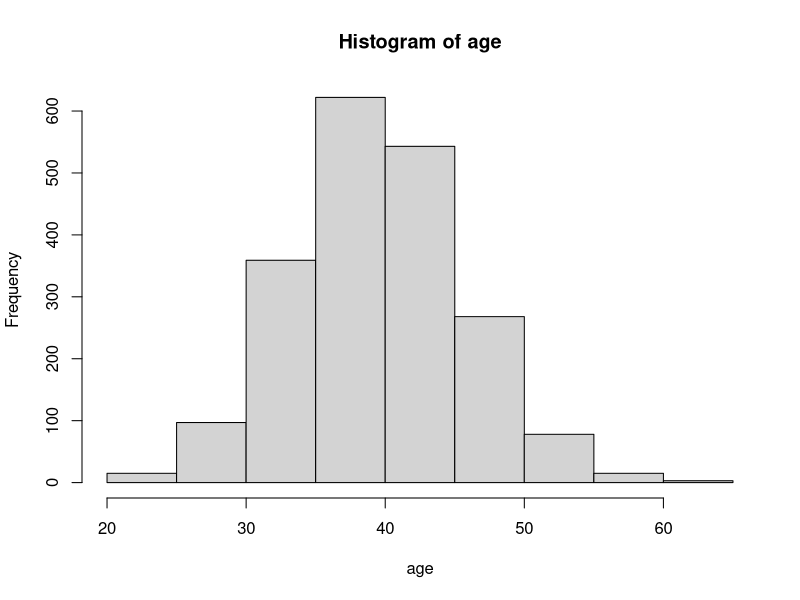
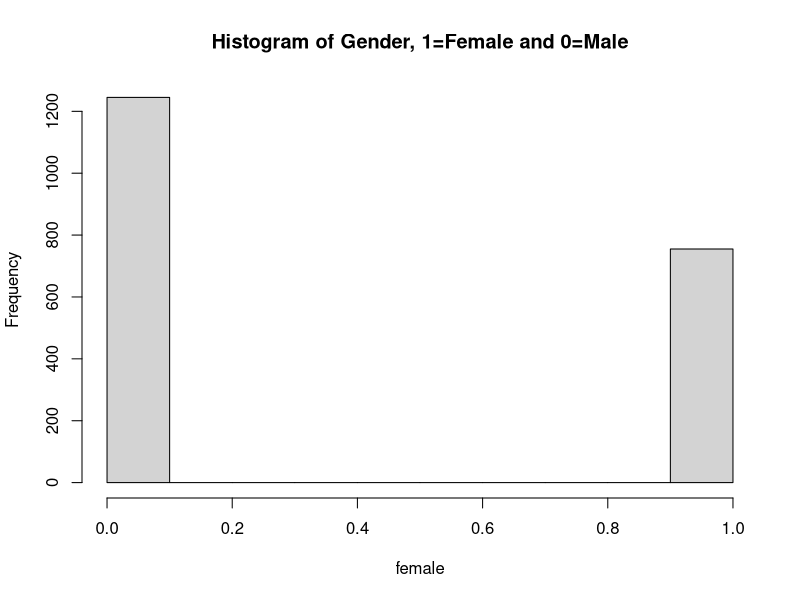
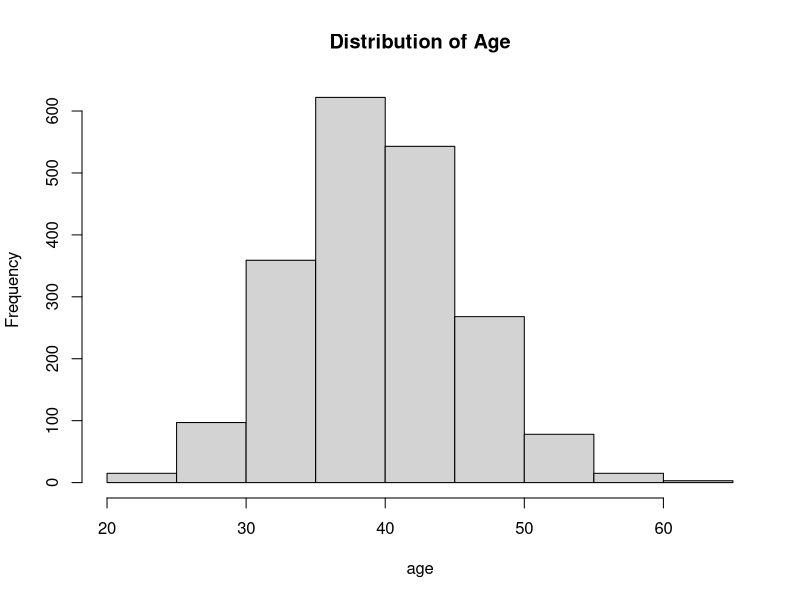
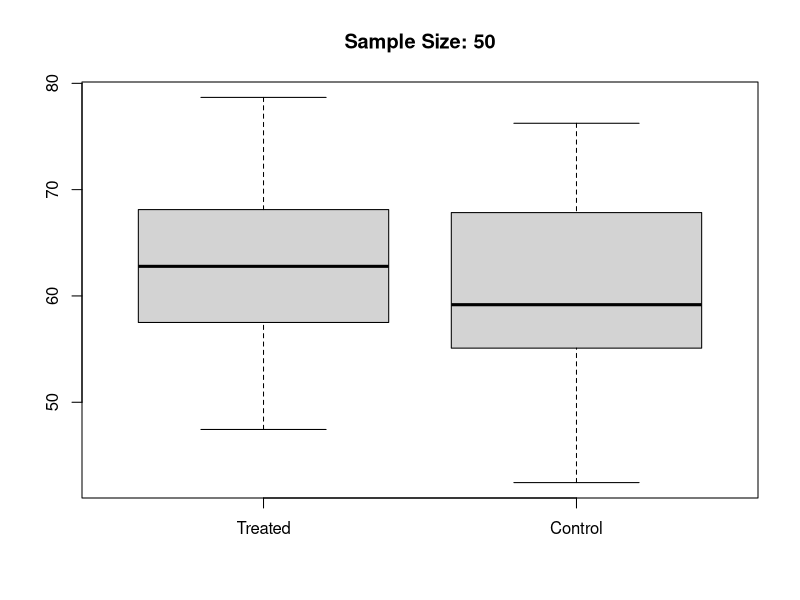
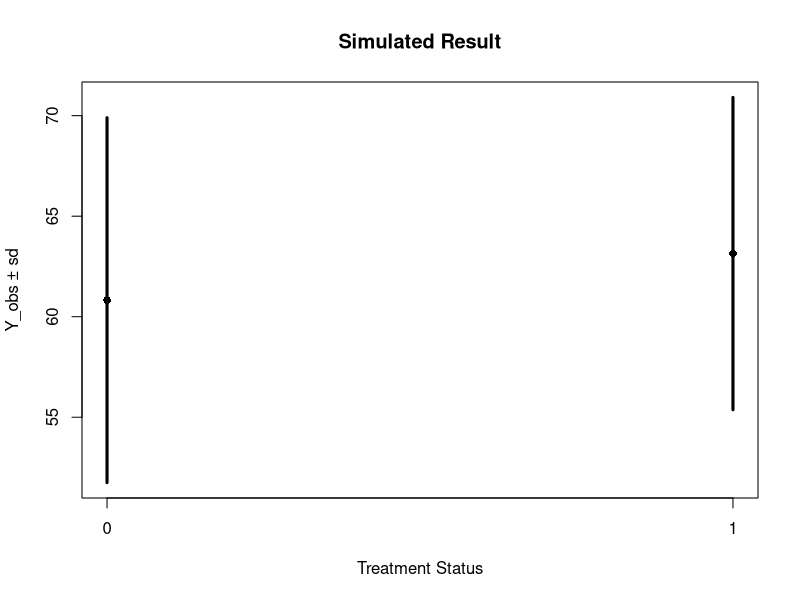
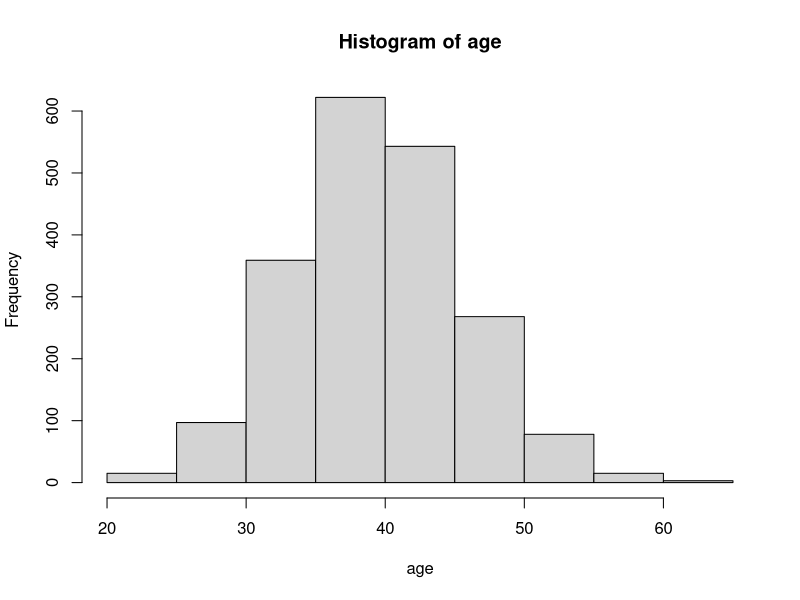
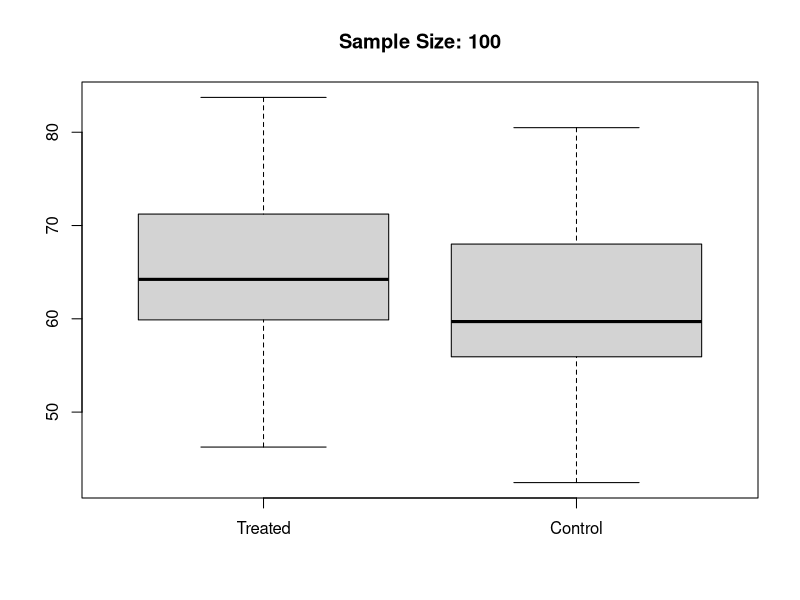
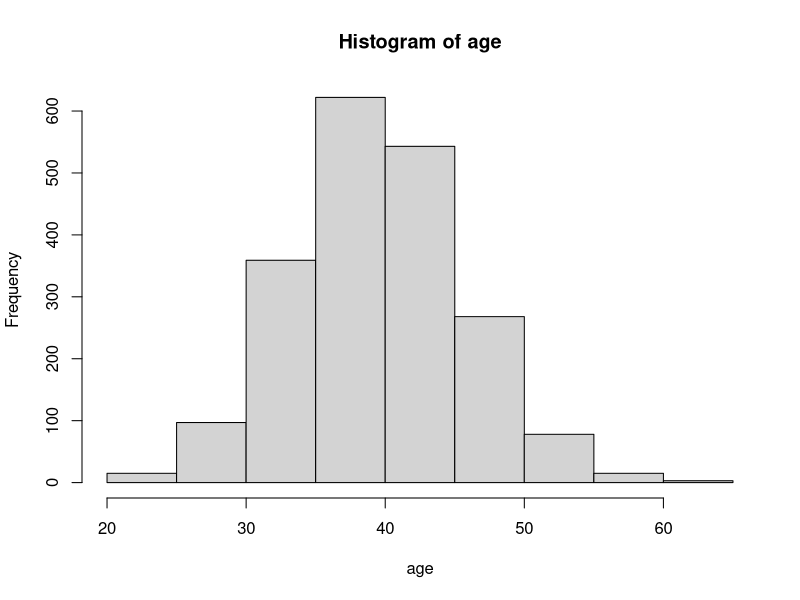

The R source for these figures, in order:
## ---- chunk 1
knitr::opts_chunk$set(echo = TRUE)
## ---- chunk 2
rm(list=ls())

# Global parameters
set.seed(212121)
N = 2000                                   # Population size
N_samp <- 50                               # Sample size

# Population parameters 
female <- rbinom(n=N, 1, 0.4)             # Some binary covariate
age <- rpois(n=N, lambda=40)        # Some continuous covariate  
mean(female)
mean(age)
hist(age)


a = 0.5                                    # Intercept: Ground mean
b = 2                                      # (Fixed=constant) Effects of female 
b2 = 1.50                                   # (Fixed=constant) Effects of age
tau = 5                                    # (Fixed=constant) Treatment effect  
e = rnorm(n=N, mean=0, sd=0.25)               # N(0,1) error

Y_0 <- a + tau*0 + (b*female) + (b2*age) + e  # Potential outcome when not treated
Y_1 <- a + tau*1 + (b*female) + (b2*age) + e  # Potential outcome when treated

range(Y_0) #33.68 - 102.70
range(Y_1) #38.68 - 107.70
median(Y_0) #60.92
median(Y_1) #65.92

pop_dat <- data.frame(Y_0, Y_1, female, age) # Population level data
head(pop_dat)
## ---- chunk 3

hist(female, main=("Histogram of Gender, 1=Female and 0=Male"))

hist(age, main=("Distribution of Age"))
## ---- chunk 4
sample_ind <- sample(1:nrow(pop_dat), size=N_samp)     # Sampling index
sample_dat <- pop_dat[sample_ind, ]                    # Only keep obs that match the index
head(sample_dat)
## ---- chunk 5
d <- ifelse(runif(N_samp)<=0.5, 1, 0)                        # Treatment assignment indicator (1=Treated, 0=Controlled)
sample_dat$Y_obs <- d*sample_dat$Y_1 + (1-d)*sample_dat$Y_0  # Observed outcomes
# Y_obs = d*Y_1 + (1-d)*Y_0
sample_dat$Status <- ifelse(d==1, "Treated", "Control")      # Copying the treatment status into sample data

head(sample_dat)
## ---- chunk 6

boxplot(sample_dat$Y_obs[sample_dat$Status=="Treated"],
        sample_dat$Y_obs[sample_dat$Status=="Control"],
        names=c("Treated", "Control"), main=("Sample Size: 50"))
## ---- chunk 7
t <- c(0,1)
y_mean <- c(mean(sample_dat$Y_obs[sample_dat$Status=="Control"]),
            mean(sample_dat$Y_obs[sample_dat$Status=="Treated"]))
y_sdv <- c(sd(sample_dat$Y_obs[sample_dat$Status=="Control"]),
           sd(sample_dat$Y_obs[sample_dat$Status=="Treated"]))

plot(y_mean ~ t, pch=16, ylim=range(c(y_mean-y_sdv, y_mean+y_sdv)),
     xlab="Treatment Status", ylab="Y_obs ± sd",xaxt="n") # Without x-axis lable
axis(1, at = seq(00, 1, by = 1), las=1) # If las=2, numbers will be flipped by 90 degree
arrows(t, y_mean-y_sdv, t, y_mean+y_sdv, length=0, angle=90, lwd=3)
title("Simulated Result")
## ---- chunk 8
##### Simulation and Model #####

### Sample Size = 100 ###

# Global parameters
set.seed(212121)
N = 2000                                   # Population size
N_samp2 <- 100                               # Sample size

# Population parameters 
female <- rbinom(n=N, 1, 0.4)             # Some binary covariate
age <- rpois(n=N, lambda=40)        # Some continuous covariate  
mean(female)
mean(age)
hist(age)


a = 0.5                                    # Intercept: Ground mean
b = 2                                      # (Fixed=constant) Effects of female 
b2 = 1.50                                   # (Fixed=constant) Effects of age
tau = 5                                    # (Fixed=constant) Treatment effect  
e = rnorm(n=N, mean=0, sd=0.25)               # N(0,1) error

Y_0 <- a + tau*0 + (b*female) + (b2*age) + e  # Potential outcome when not treated
Y_1 <- a + tau*1 + (b*female) + (b2*age) + e  # Potential outcome when treated

range(Y_0) #33.68 - 102.70
range(Y_1) #38.68 - 107.70
median(Y_0) #60.92
median(Y_1) #65.92

pop_dat <- data.frame(Y_0, Y_1, female, age) # Population level data
head(pop_dat)
#*** Values are defined at the population level up to this point

# Now, we consider our sample from here
sample_ind2 <- sample(1:nrow(pop_dat), size=N_samp2)     # Sampling index
sample_dat2 <- pop_dat[sample_ind2, ]                    # Only keep obs that match the index
head(sample_dat2)

d <- ifelse(runif(N_samp2)<=0.5, 1, 0)                        # Treatment assignment indicator (1=Treated, 0=Controlled)
sample_dat2$Y_obs <- d*sample_dat2$Y_1 + (1-d)*sample_dat2$Y_0  # Observed outcomes
# Y_obs = d*Y_1 + (1-d)*Y_0
sample_dat2$Status <- ifelse(d==1, "Treated", "Control")      # Copying the treatment status into sample data

head(sample_dat2)


### Visualzing ###

# box plot

boxplot(sample_dat2$Y_obs[sample_dat2$Status=="Treated"],
        sample_dat2$Y_obs[sample_dat2$Status=="Control"],
        names=c("Treated", "Control"), main=("Sample Size: 100"))


### Sample Size = 150 ###

# Global parameters
set.seed(212121)
N = 2000                                   # Population size
N_samp3 <- 150                               # Sample size

# Population parameters 
female <- rbinom(n=N, 1, 0.4)             # Some binary covariate
age <- rpois(n=N, lambda=40)        # Some continuous covariate  
mean(female)
mean(age)
hist(age)


a = 0.5                                    # Intercept: Ground mean
b = 2                                      # (Fixed=constant) Effects of female 
b2 = 1.50                                   # (Fixed=constant) Effects of age
tau = 5                                    # (Fixed=constant) Treatment effect  
e = rnorm(n=N, mean=0, sd=0.25)               # N(0,1) error

Y_0 <- a + tau*0 + (b*female) + (b2*age) + e  # Potential outcome when not treated
Y_1 <- a + tau*1 + (b*female) + (b2*age) + e  # Potential outcome when treated

range(Y_0) #33.68 - 102.70
range(Y_1) #38.68 - 107.70
median(Y_0) #60.92
median(Y_1) #65.92

pop_dat <- data.frame(Y_0, Y_1, female, age) # Population level data
head(pop_dat)
#*** Values are defined at the population level up to this point

# Now, we consider our sample from here
sample_ind3 <- sample(1:nrow(pop_dat), size=N_samp3)     # Sampling index
sample_dat3 <- pop_dat[sample_ind3, ]                    # Only keep obs that match the index
head(sample_dat3)

d <- ifelse(runif(N_samp3)<=0.5, 1, 0)                        # Treatment assignment indicator (1=Treated, 0=Controlled)
sample_dat3$Y_obs <- d*sample_dat3$Y_1 + (1-d)*sample_dat3$Y_0  # Observed outcomes
# Y_obs = d*Y_1 + (1-d)*Y_0
sample_dat3$Status <- ifelse(d==1, "Treated", "Control")      # Copying the treatment status into sample data

head(sample_dat3)


### Visualzing ###

# box plot

boxplot(sample_dat3$Y_obs[sample_dat3$Status=="Treated"],
        sample_dat3$Y_obs[sample_dat3$Status=="Control"],
        names=c("Treated", "Control"), main=("Sample Size: 150"))


### Sample Size = 200 ###


# Global parameters
set.seed(212121)
N = 2000                                   # Population size
N_samp4 <- 200                               # Sample size

# Population parameters 
female <- rbinom(n=N, 1, 0.4)             # Some binary covariate
age <- rpois(n=N, lambda=40)        # Some continuous covariate  
mean(female)
mean(age)
hist(age)


a = 0.5                                    # Intercept: Ground mean
b = 2                                      # (Fixed=constant) Effects of female 
b2 = 1.50                                   # (Fixed=constant) Effects of age
tau = 5                                    # (Fixed=constant) Treatment effect  
e = rnorm(n=N, mean=0, sd=0.25)               # N(0,1) error

Y_0 <- a + tau*0 + (b*female) + (b2*age) + e  # Potential outcome when not treated
Y_1 <- a + tau*1 + (b*female) + (b2*age) + e  # Potential outcome when treated

range(Y_0) #33.68 - 102.70
range(Y_1) #38.68 - 107.70
median(Y_0) #60.92
median(Y_1) #65.92

pop_dat <- data.frame(Y_0, Y_1, female, age) # Population level data
head(pop_dat)
#*** Values are defined at the population level up to this point

# Now, we consider our sample from here
sample_ind4 <- sample(1:nrow(pop_dat), size=N_samp4)     # Sampling index
sample_dat4 <- pop_dat[sample_ind4, ]                    # Only keep obs that match the index
head(sample_dat4)

d <- ifelse(runif(N_samp4)<=0.5, 1, 0)                        # Treatment assignment indicator (1=Treated, 0=Controlled)
sample_dat4$Y_obs <- d*sample_dat4$Y_1 + (1-d)*sample_dat4$Y_0  # Observed outcomes
# Y_obs = d*Y_1 + (1-d)*Y_0
sample_dat4$Status <- ifelse(d==1, "Treated", "Control")      # Copying the treatment status into sample data

head(sample_dat4)


### Visualzing ###

# box plot

boxplot(sample_dat4$Y_obs[sample_dat4$Status=="Treated"],
        sample_dat4$Y_obs[sample_dat4$Status=="Control"],
        names=c("Treated", "Control"), main=("Sample Size: 200"))


### Sample Size = 250 ###


# Global parameters
set.seed(212121)
N = 2000                                   # Population size
N_samp5 <- 250                               # Sample size

# Population parameters 
female <- rbinom(n=N, 1, 0.4)             # Some binary covariate
age <- rpois(n=N, lambda=40)        # Some continuous covariate  
mean(female)
mean(age)
hist(age)


a = 0.5                                    # Intercept: Ground mean
b = 2                                      # (Fixed=constant) Effects of female 
b2 = 1.50                                   # (Fixed=constant) Effects of age
tau = 5                                    # (Fixed=constant) Treatment effect  
e = rnorm(n=N, mean=0, sd=0.25)               # N(0,1) error

Y_0 <- a + tau*0 + (b*female) + (b2*age) + e  # Potential outcome when not treated
Y_1 <- a + tau*1 + (b*female) + (b2*age) + e  # Potential outcome when treated

range(Y_0) #33.68 - 102.70
range(Y_1) #38.68 - 107.70
median(Y_0) #60.92
median(Y_1) #65.92

pop_dat <- data.frame(Y_0, Y_1, female, age) # Population level data
head(pop_dat)
#*** Values are defined at the population level up to this point

# Now, we consider our sample from here
sample_ind5 <- sample(1:nrow(pop_dat), size=N_samp5)     # Sampling index
sample_dat5 <- pop_dat[sample_ind5, ]                    # Only keep obs that match the index
head(sample_dat5)

d <- ifelse(runif(N_samp5)<=0.5, 1, 0)                        # Treatment assignment indicator (1=Treated, 0=Controlled)
sample_dat5$Y_obs <- d*sample_dat5$Y_1 + (1-d)*sample_dat5$Y_0  # Observed outcomes
# Y_obs = d*Y_1 + (1-d)*Y_0
sample_dat5$Status <- ifelse(d==1, "Treated", "Control")      # Copying the treatment status into sample data

head(sample_dat5)


### Visualzing ###

# box plot

boxplot(sample_dat5$Y_obs[sample_dat4$Status=="Treated"],
        sample_dat5$Y_obs[sample_dat4$Status=="Control"],
        names=c("Treated", "Control"), main=("Sample Size: 250"))
## ---- chunk 9
##### Combining all 5 plots to show difference in sample sizes #####

par(mfrow=c(3,2))

# SS = 50 #
boxplot(sample_dat$Y_obs[sample_dat$Status=="Treated"],
        sample_dat$Y_obs[sample_dat$Status=="Control"],
        names=c("Treated", "Control"), main=("Sample Size: 50"))

# SS = 100 #
boxplot(sample_dat2$Y_obs[sample_dat2$Status=="Treated"],
        sample_dat2$Y_obs[sample_dat2$Status=="Control"],
        names=c("Treated", "Control"), main=("Sample Size: 100"))

# SS = 150 #
boxplot(sample_dat3$Y_obs[sample_dat3$Status=="Treated"],
        sample_dat3$Y_obs[sample_dat3$Status=="Control"],
        names=c("Treated", "Control"), main=("Sample Size: 150"))

# SS = 200 #
boxplot(sample_dat4$Y_obs[sample_dat4$Status=="Treated"],
        sample_dat4$Y_obs[sample_dat4$Status=="Control"],
        names=c("Treated", "Control"), main=("Sample Size: 200"))

# ss = 250 #
boxplot(sample_dat5$Y_obs[sample_dat4$Status=="Treated"],
        sample_dat5$Y_obs[sample_dat4$Status=="Control"],
        names=c("Treated", "Control"), main=("Sample Size: 250"))
